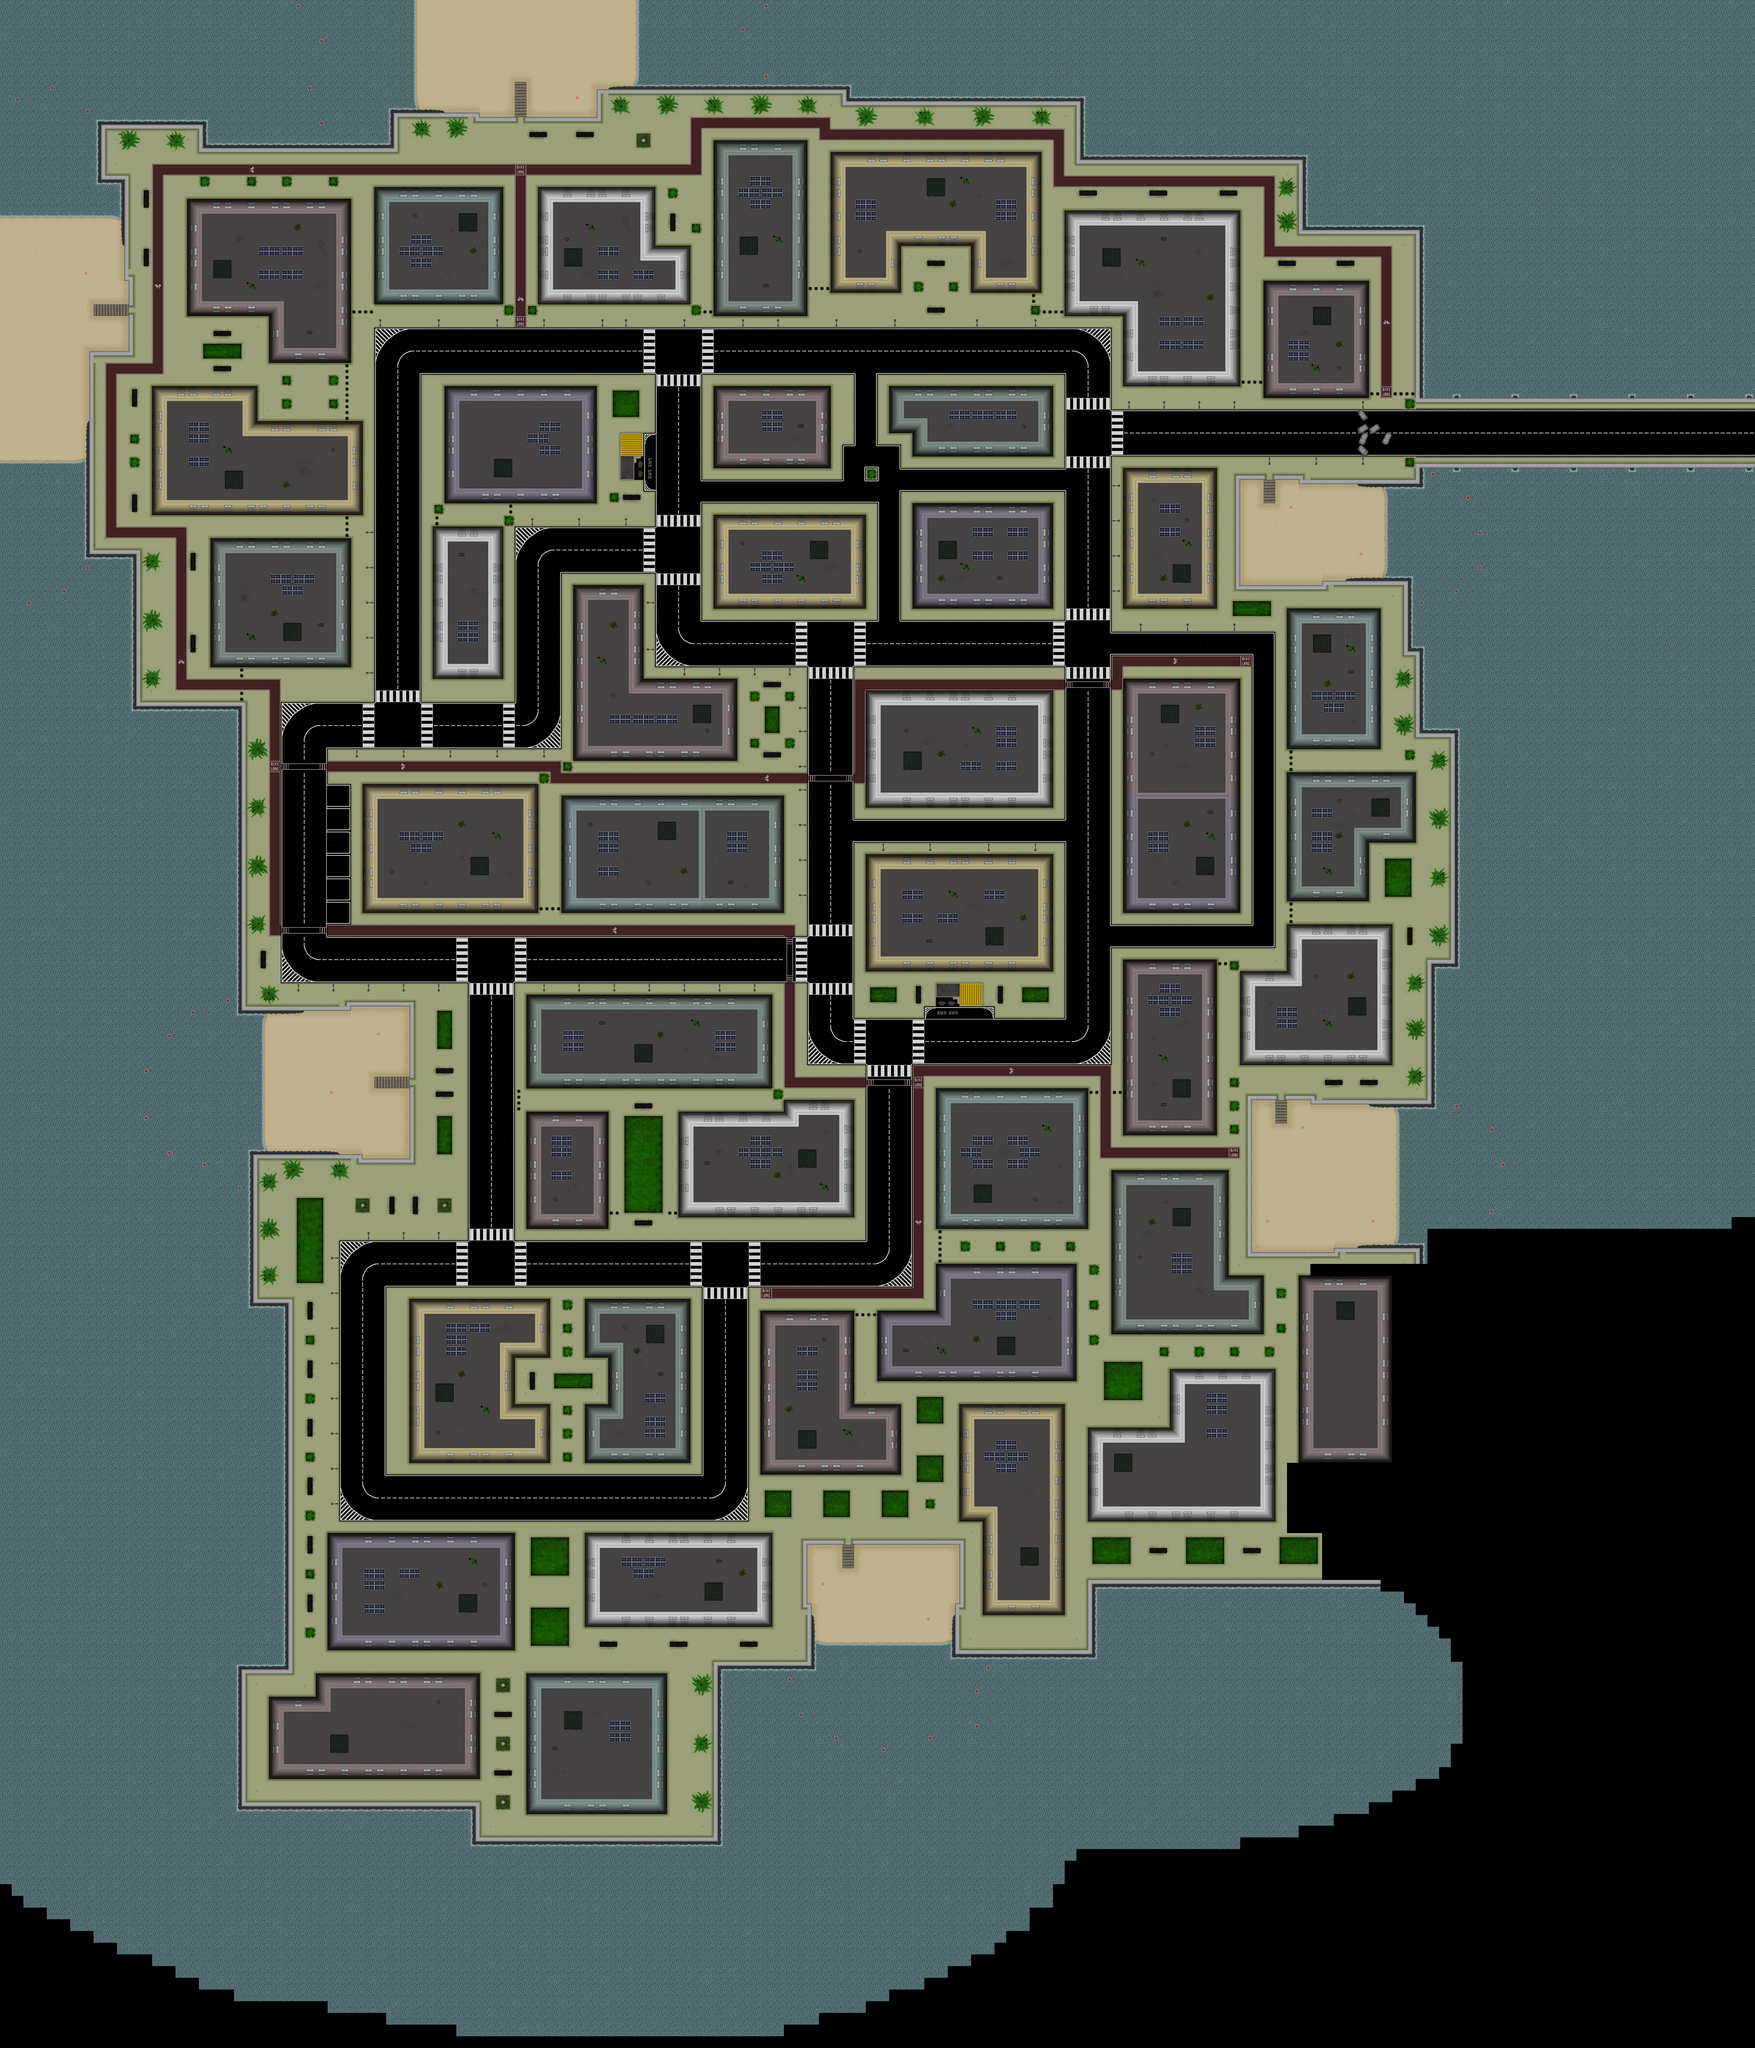

Rendered tile map (Tiled .tmx) drawn with the repository's tilesets; below, a short description and the map source with its tile grids summarised:
An orthogonal 150x175 tile map with 32x32 px tiles, 1 tile layer (Tile Layer 1), 5 tilesets and 201 objects (Node1, Node2, Node3, Node4, Node5, ...).

<map version="1.2" tiledversion="1.2.3" orientation="orthogonal" renderorder="right-down" width="150" height="175" tilewidth="32" tileheight="32" infinite="0" nextlayerid="9" nextobjectid="235">
 <tileset firstgid="1" name="zone2" tilewidth="32" tileheight="32" tilecount="168" columns="14">
  <image source="../tilesets/zone2.png" width="448" height="384" />
 </tileset>
 <tileset firstgid="169" name="gas" tilewidth="32" tileheight="32" tilecount="56" columns="7">
  <image source="../tilesets/gas.png" width="224" height="256" />
 </tileset>
 <tileset firstgid="225" name="buildings" tilewidth="32" tileheight="32" tilecount="255" columns="15">
  <image source="../tilesets/buildingsTilemap.png" width="480" height="544" />
 </tileset>
 <tileset firstgid="480" name="roads" tilewidth="32" tileheight="32" tilecount="220" columns="10">
  <image source="../tilesets/roads.png" width="320" height="704" />
 </tileset>
 <tileset firstgid="700" name="borders" tilewidth="32" tileheight="32" tilecount="143" columns="11">
  <image source="../tilesets/borders.png" width="352" height="416" />
 </tileset>
 <layer id="1" name="Tile Layer 1" width="150" height="175">
  <data>[26250 cells, 23163 non-empty, 524 distinct tile ids]</data>
 </layer>
 <objectgroup color="#a40000" id="2" name="Collisions2" visible="0">
  <object id="1" x="3840" y="1056" width="672" height="64" />
  <object id="2" x="3456" y="1056" width="384" height="32" />
  <object id="3" x="3072" y="864" width="384" height="192" />
  <object id="4" x="2816" y="800" width="256" height="64" />
  <object id="5" x="2208" y="768" width="608" height="32" />
  <object id="6" x="2528" y="832" width="64" height="32" />
  <object id="7" x="2816" y="864" width="32" height="32" />
  <object id="8" x="2656" y="864" width="32" height="32" />
  <object id="9" x="2432" y="864" width="32" height="32" />
  <object id="10" x="2272" y="864" width="32" height="32" />
  <object id="11" x="1888" y="800" width="320" height="64" />
  <object id="12" x="2016" y="864" width="32" height="32" />
  <object id="13" x="2112" y="864" width="32" height="32" />
  <object id="14" x="1856" y="864" width="32" height="32" />
  <object id="15" x="1472" y="800" width="416" height="32" />
  <object id="17" x="1632" y="864" width="32" height="32" />
  <object id="18" x="1696" y="864" width="32" height="32" />
  <object id="21" x="1664" y="1056" width="96" height="96" />
  <object id="23" x="1696" y="1184" width="64" height="128" />
  <object id="24" x="1664" y="1344" width="96" height="32" />
  <object id="25" x="1216" y="1056" width="416" height="320" />
  <object id="26" x="1184" y="1376" width="192" height="480" />
  <object id="27" x="1376" y="1376" width="32" height="64" />
  <object id="28" x="1440" y="1408" width="32" height="32" />
  <object id="29" x="1568" y="1408" width="32" height="32" />
  <object id="30" x="1696" y="1408" width="32" height="32" />
  <object id="31" x="1568" y="1600" width="192" height="480" />
  <object id="32" x="1760" y="1632" width="32" height="32" />
  <object id="33" x="1760" y="1760" width="32" height="32" />
  <object id="34" x="1856" y="1824" width="32" height="32" />
  <object id="35" x="1952" y="1824" width="32" height="32" />
  <object id="36" x="2048" y="1824" width="32" height="32" />
  <object id="37" x="2144" y="1824" width="32" height="32" />
  <object id="38" x="2048" y="1856" width="128" height="224" />
  <object id="39" x="2176" y="1920" width="32" height="32" />
  <object id="40" x="2176" y="1984" width="32" height="32" />
  <object id="42" x="2144" y="2080" width="64" height="96" />
  <object id="45" x="1472" y="2176" width="672" height="320" />
  <object id="46" x="2176" y="2240" width="32" height="32" />
  <object id="47" x="2176" y="2336" width="32" height="32" />
  <object id="48" x="2176" y="2432" width="32" height="32" />
  <object id="49" x="1760" y="1856" width="256" height="224" />
  <object id="50" x="1536" y="2080" width="32" height="32" />
  <object id="51" x="1472" y="2112" width="64" height="32" />
  <object id="52" x="1472" y="2048" width="32" height="32" />
  <object id="53" x="1344" y="2048" width="32" height="32" />
  <object id="54" x="1216" y="2048" width="32" height="32" />
  <object id="55" x="1088" y="2048" width="32" height="32" />
  <object id="56" x="960" y="2048" width="32" height="32" />
  <object id="57" x="992" y="1440" width="32" height="32" />
  <object id="58" x="992" y="1536" width="32" height="32" />
  <object id="59" x="992" y="1632" width="32" height="32" />
  <object id="60" x="992" y="1728" width="32" height="32" />
  <object id="61" x="992" y="1824" width="32" height="32" />
  <object id="62" x="1376" y="832" width="96" height="32" />
  <object id="63" x="1472" y="864" width="32" height="32" />
  <object id="64" x="1344" y="864" width="32" height="32" />
  <object id="65" x="1184" y="864" width="32" height="32" />
  <object id="66" x="1024" y="864" width="32" height="32" />
  <object id="67" x="960" y="832" width="64" height="32" />
  <object id="68" x="1024" y="800" width="352" height="32" />
  <object id="69" x="928" y="864" width="32" height="288" />
  <object id="70" x="960" y="1152" width="32" height="256" />
  <object id="71" x="640" y="1408" width="320" height="416" />
  <object id="72" x="640" y="1824" width="32" height="928" />
  <object id="73" x="672" y="2016" width="64" height="64" />
  <object id="75" x="672" y="2176" width="64" height="64" />
  <object id="78" x="672" y="2336" width="64" height="64" />
  <object id="80" x="672" y="2496" width="64" height="64" />
  <object id="81" x="704" y="2592" width="32" height="64" />
  <object id="82" x="704" y="2688" width="64" height="64" />
  <object id="83" x="800" y="2688" width="32" height="32" />
  <object id="84" x="896" y="2688" width="32" height="32" />
  <object id="85" x="992" y="2688" width="32" height="32" />
  <object id="86" x="1088" y="2688" width="32" height="32" />
  <object id="87" x="1184" y="2688" width="32" height="32" />
  <object id="90" x="1184" y="2752" width="64" height="128" />
  <object id="91" x="1184" y="2912" width="64" height="32" />
  <object id="92" x="1184" y="2976" width="64" height="32" />
  <object id="93" x="1184" y="3040" width="64" height="128" />
  <object id="95" x="1184" y="3264" width="64" height="64" />
  <object id="96" x="1120" y="3264" width="32" height="64" />
  <object id="97" x="1056" y="3264" width="32" height="64" />
  <object id="98" x="960" y="3264" width="64" height="64" />
  <object id="99" x="1184" y="3360" width="32" height="32" />
  <object id="100" x="1088" y="3360" width="32" height="32" />
  <object id="101" x="992" y="3360" width="32" height="32" />
  <object id="102" x="896" y="3424" width="32" height="32" />
  <object id="103" x="800" y="3264" width="96" height="256" />
  <object id="104" x="896" y="3520" width="32" height="32" />
  <object id="105" x="896" y="3616" width="32" height="32" />
  <object id="106" x="832" y="3520" width="32" height="672" />
  <object id="107" x="896" y="3712" width="32" height="32" />
  <object id="108" x="896" y="3808" width="32" height="32" />
  <object id="109" x="896" y="3904" width="32" height="32" />
  <object id="110" x="896" y="4000" width="32" height="32" />
  </objectgroup>
 <objectgroup color="#c4a000" id="3" name="Gas" visible="0">
  <!-- 2 objects omitted --></objectgroup>
 <objectgroup color="#00007f" id="4" name="District2" visible="0">
  <!-- 27 objects omitted --></objectgroup>
 <objectgroup color="#00aa00" id="6" name="Player2" visible="0">
  <!-- 1 objects omitted --></objectgroup>
 <objectgroup color="#55007f" id="7" name="Enemies" visible="0">
  <!-- 5 objects omitted --></objectgroup>
 <objectgroup color="#ff5500" id="8" name="Bridge" visible="0">
  <!-- 1 objects omitted --></objectgroup>
</map>
<!-- 105 of 201 objects omitted -->
